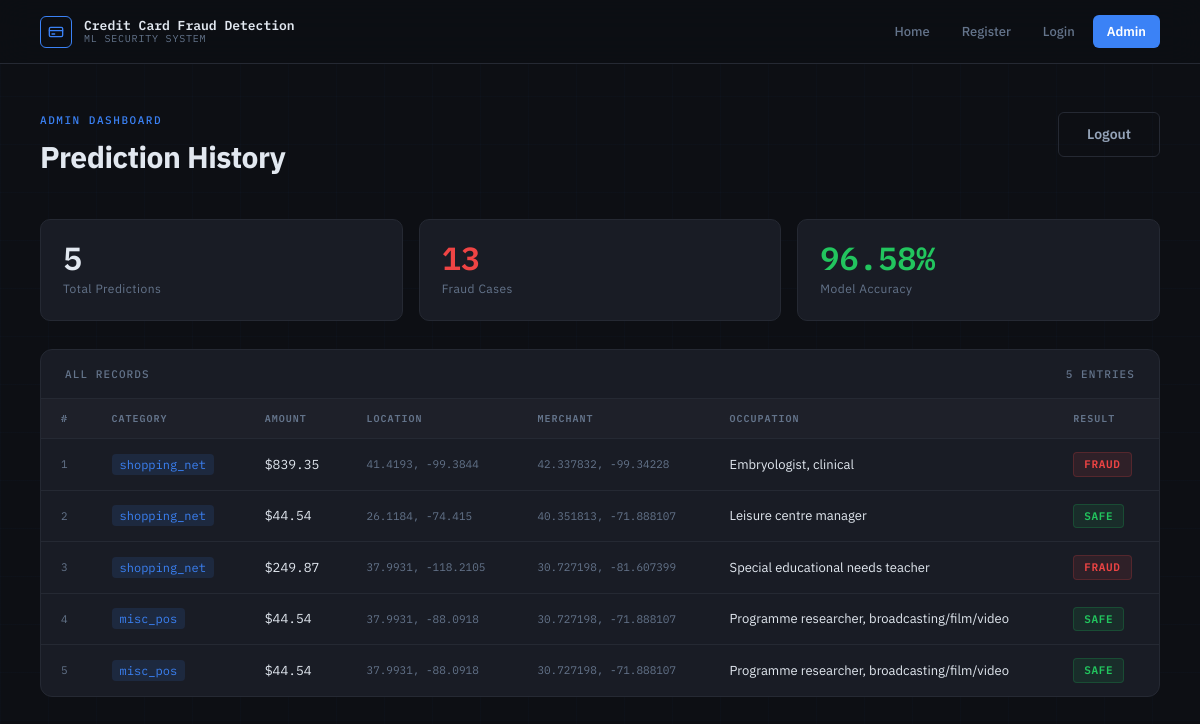
The page /adminhome on the database its author committed.
### User/models.py (models this page shows)
class Credit_Card(models.Model):
    category=models.CharField(max_length=500)
    amount=models.CharField(max_length=500)
    latitude=models.CharField(max_length=500)
    longitude=models.CharField(max_length=500)
    merchant_latitude=models.CharField(max_length=500)
    merchant_longitude=models.CharField(max_length=500)
    jobs=models.CharField(max_length=500)
    prediction=models.CharField(max_length=500)

### User/views.py (the view)
# urls.py: path('adminhome',views.adminhome,name='adminhome'),
def adminhome(request):
    cc = Credit_Card.objects.all()
    return render(request, "adminhome.html", {"cc": cc})

### templates/adminhome.html (shortened to what this page needs)
{% extends "nav.html" %}
{% block content %}
<div class="admin-wrap">
  <div class="admin-header fade-in">
    <div>
      <div class="admin-eyebrow">Admin Dashboard</div>
      <h2>Prediction History</h2>
    </div>
    <a href="/logout" class="btn-ccfd btn-outline-ccfd" style="width:auto;">Logout</a>
  </div>
  <div class="stat-cards fade-in-2">
    <div class="stat-c">
      <div class="sc-num">{{cc|length}}</div>
      <div class="sc-label">Total Predictions</div>
    </div>
    <div class="stat-c">
      <div class="sc-num" style="color:var(--danger);">
        {% with count=0 %}
          {% for c in cc %}{% if c.prediction == "Fraud" %}{{ forloop.counter }}{% endif %}{% endfor %}
        {% endwith %}
      </div>
      <div class="sc-label">Fraud Cases</div>
    </div>
    <div class="stat-c">
      <div class="sc-num" style="color:var(--success);">96.58%</div>
      <div class="sc-label">Model Accuracy</div>
    </div>
  </div>
  <div class="table-wrap fade-in-3">
    <div class="table-header">
      <span>All Records</span>
      <span>{{cc|length}} entries</span>
    </div>
    {% if cc %}
    <table>
      <thead>
        <tr>
          <th>#</th>
          <th>Category</th>
          <th>Amount</th>
          <th>Location</th>
          <th>Merchant</th>
          <th>Occupation</th>
          <th>Result</th>
        </tr>
      </thead>
      <tbody>
        {% for c in cc %}
        <tr>
          <td class="row-num">{{forloop.counter}}</td>
          <td><span class="cat-tag">{{c.category}}</span></td>
          <td style="font-family:var(--mono); font-size:13px;">${{c.amount}}</td>
          <td style="font-family:var(--mono); font-size:11px; color:var(--text-muted);">{{c.latitude}}, {{c.longitude}}</td>
          <td style="font-family:var(--mono); font-size:11px; color:var(--text-muted);">{{c.merchant_latitude}}, {{c.merchant_longitude}}</td>
          <td style="font-size:13px;">{{c.jobs}}</td>
          <td>
            {% if c.prediction == "Fraud" %}
              <span class="badge-ccfd badge-fraud">Fraud</span>
            {% else %}
              <span class="badge-ccfd badge-safe">Safe</span>
            {% endif %}
          </td>
        </tr>
        {% endfor %}
      </tbody>
    </table>
    {% endif %}
  </div>
</div>
{% endblock %}

### templates/nav.html (shortened to what this page needs)
{% load static %}
<!DOCTYPE html>
<html lang="en">
<head>
  <link rel="stylesheet" href="{% static 'css/bootstrap.min.css' %}">
</head>
<body>
<nav class="ccfd-nav">
  <a href="/" class="ccfd-logo">
    <span class="logo-mark">
      <svg viewBox="0 0 24 24"><rect x="2" y="5" width="20" height="14" rx="2"/><line x1="2" y1="10" x2="22" y2="10"/><line x1="6" y1="15" x2="10" y2="15"/></svg>
    </span>
    <span class="logo-text">
      <span class="logo-title">Credit Card Fraud Detection</span>
      <span class="logo-sub">ML Security System</span>
    </span>
  </a>
  <div class="ccfd-nav-links">
    <a href="/">Home</a>
    {% if user.is_authenticated %}
      <span class="nav-user-pill">
        <span class="status-dot"></span>
        {{user.username}}
      </span>
      <a href="/data">Predict</a>
      <a href="/logout" class="nav-primary">Logout</a>
    {% else %}
      <a href="/register">Register</a>
      <a href="/login">Login</a>
      <a href="/adminlogin" class="nav-primary">Admin</a>
    {% endif %}
  </div>
</nav>
<div class="ccfd-main">
  {% block content %}{% endblock %}
</div>
</body>
</html>

### templates/nav.html (style rules this page uses)
:root { --bg: #0d0f14; --surface: #13161d; --card: #191c25; --card-border: #252933; --accent: #3b82f6; --accent-dim: rgba(59,130,246,0.12); --accent-hover: #60a5fa; --danger: #ef4444; --danger-dim: rgba(239,68,68,0.10); --success: #22c55e; --success-dim: rgba(34,197,94,0.10); --text: #e2e8f0; --text-secondary: #94a3b8; --text-muted: #64748b; --mono: 'IBM Plex Mono', monospace; --sans: 'IBM Plex Sans', sans-serif; }
*, *::before, *::after { box-sizing: border-box; margin: 0; padding: 0; }
html { scroll-behavior: smooth; }
body { background: var(--bg); color: var(--text); font-family: var(--sans); min-height: 100vh; overflow-x: hidden; }
body::before { content: ''; position: fixed; inset: 0; background-image: linear-gradient(rgba(59,130,246,0.025) 1px, transparent 1px), linear-gradient(90deg, rgba(59,130,246,0.025) 1px, transparent 1px); background-size: 48px 48px; pointer-events: none; z-index: 0; }
nav.ccfd-nav { position: fixed; top: 0; left: 0; right: 0; z-index: 1000; padding: 0 40px; height: 64px; display: flex; align-items: center; justify-content: space-between; background: rgba(13,15,20,0.92); backdrop-filter: blur(16px); border-bottom: 1px solid var(--card-border); }
.ccfd-logo { font-family: var(--mono); font-weight: 600; font-size: 14px; color: var(--text); text-decoration: none; display: flex; align-items: center; gap: 12px; }
.logo-mark { width: 32px; height: 32px; border: 1.5px solid var(--accent); border-radius: 6px; display: flex; align-items: center; justify-content: center; }
.logo-mark svg { width: 16px; height: 16px; stroke: var(--accent); fill: none; stroke-width: 2; stroke-linecap: round; stroke-linejoin: round; }
.logo-text { display: flex; flex-direction: column; gap: 2px; }
.logo-title { font-size: 13px; font-weight: 600; color: var(--text); line-height: 1; }
.logo-sub { font-size: 10px; color: var(--text-muted); font-weight: 400; line-height: 1; letter-spacing: 0.08em; text-transform: uppercase; }
.ccfd-nav-links { display: flex; align-items: center; gap: 4px; }
.ccfd-nav-links a { color: var(--text-muted); text-decoration: none; font-size: 13px; font-weight: 500; padding: 7px 14px; border-radius: 6px; transition: all 0.15s; }
.ccfd-nav-links a.nav-primary { background: var(--accent); color: #fff; font-weight: 600; }
.ccfd-main { position: relative; z-index: 1; padding-top: 64px; min-height: 100vh; }
.btn-ccfd { display: inline-flex; align-items: center; justify-content: center; gap: 8px; padding: 11px 28px; border-radius: 6px; font-family: var(--sans); font-size: 14px; font-weight: 600; cursor: pointer; border: none; transition: all 0.15s; text-decoration: none; }
.btn-outline-ccfd { background: transparent; border: 1px solid var(--card-border); color: var(--text-secondary); }
.badge-ccfd { display: inline-flex; align-items: center; gap: 5px; padding: 3px 10px; border-radius: 4px; font-family: var(--mono); font-size: 11px; font-weight: 600; letter-spacing: 0.06em; text-transform: uppercase; }
.badge-safe { background: var(--success-dim); color: var(--success); border: 1px solid rgba(34,197,94,0.2); }
.badge-fraud { background: var(--danger-dim); color: var(--danger); border: 1px solid rgba(239,68,68,0.2); }
h1,h2,h3,h4,h5 { font-family: var(--sans); font-weight: 700; }
.fade-in { animation: fadeUp 0.4s ease forwards; }
.fade-in-2 { animation: fadeUp 0.4s 0.08s ease both; }
.fade-in-3 { animation: fadeUp 0.4s 0.16s ease both; }

### rows shown on the page
Credit_Card: category "shopping_net", amount "839.35", latitude "41.4193", longitude "-99.3844", merchant_latitude "42.337832", merchant_longitude "-99.34228", jobs "Embryologist, clinical", prediction "FRAUD"
Credit_Card: category "shopping_net", amount "249.87", latitude "37.9931", longitude "-118.2105", merchant_latitude "30.727198", merchant_longitude "-81.607399", jobs "Special educational needs teacher", prediction "FRAUD"
Credit_Card: category "shopping_net", amount "44.54", latitude "26.1184", longitude "-74.415", merchant_latitude "40.351813", merchant_longitude "-71.888107", jobs "Leisure centre manager", prediction "SAFE"
Credit_Card: category "misc_pos", amount "44.54", latitude "37.9931", longitude "-88.0918", merchant_latitude "30.727198", merchant_longitude "-71.888107", jobs "Programme researcher, broadcasting/film/video", prediction "SAFE"
Credit_Card: category "misc_pos", amount "44.54", latitude "37.9931", longitude "-88.0918", merchant_latitude "30.727198", merchant_longitude "-71.888107", jobs "Programme researcher, broadcasting/film/video", prediction "SAFE"

### other values the page prints
{{ cc|length }} "5"
